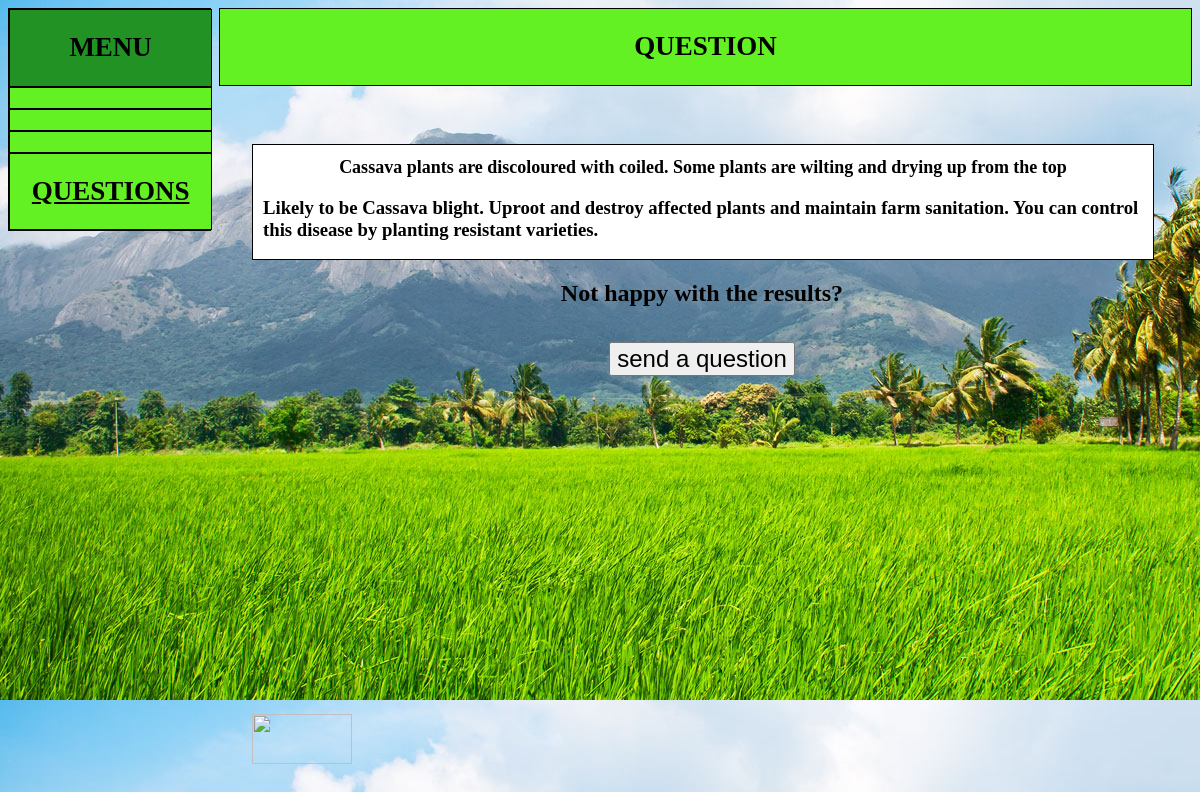
The app's page /sub4.php?id=13 with its own data.
### tables this page shows
CREATE TABLE `levelitem` (
  `id` smallint(6) DEFAULT NULL,
  `parentId` smallint(6) DEFAULT NULL,
  `choiceText` text,
  `answerText` text,
  `nextLevelQues` tinyint(4) DEFAULT NULL
);

### sub4.php (the view, shortened to what this page needs)
<?php
include('include/config.php');
$id=$_GET['id'];
 $sql = "SELECT * from levelitem where	id='$id'";
                    $query = $conn->query($sql);
                    $row = $query->fetch_assoc();
$ans=$row['answerText'];
$qus=$row['choiceText'];
?>
<!doctype html>
<html>
<head>
<link href="css/style.css" rel="stylesheet">
</head>
<body>
<div class="wrapper">
	<div class="s_menu b">
		<div class="men b">
		<h2>MENU</h2>
		</div>
	<div class="m1 b">
		</div>
		<div class="m1 b">
		</div>
		<div class="m1 b">
		</div>
		<div class="m1 active b">
		<h2>Questions</h2>
		</div>
	</div>
	<div class="head1 b" align="center"><h2>Question</h2></div>
	<div class="main-content">
		<div class="content">
		<div class="qus">
		<h1 align="center"><?php echo $qus; ?></h1>
		<h3><?php echo $ans; ?></h3>
			</div>
            <h2 align="center">Not happy with the results?
            </h2>
            <center><button style="width: auto; font-size: x-large" ><a href="qus1.php">send a question</a></button></center>
		</div>
		<div class="back-b">
            <a href="sub3.php?id=<?php echo $_SESSION['id3']; ?>"><img src="img/arrow.png" height="50px" width="100px"></a>
		</div>
	</div>
</div>
</body>
</html>

### css/style.css (style rules this page uses)
body { background-image: url("slider1.png") ; -webkit-background-size: inherit; -moz-background-size: inherit; -o-background-size: inherit; background-size: inherit; }
.wrapper .b { border: 1px solid black; }
.wrapper { height: 100%; width: 100%; }
.s_menu { height: 80%; width: 17%; background-color: transparent; float: left; }
.head1 { height: 10%; width: 82%; background-color:#63f123; font-size: large; float: right; }
.head1 h2 { text-transform: uppercase; }
.main-content { height: 75%; width: 75%; background-color: transparent; position: fixed; top: 15%; left: 21%; }
.content { top: 18%; height: 70%; width: 75%; position: fixed; }
.back-b { height: 15%; width: 100%; position: fixed; top: 85%; }
.s_menu .men { height: auto; width: 100%; background: #229225; text-align: center; text-transform: uppercase; color: black; font-size: large; }
.s_menu .m1 { height: 20%; width: 100%; background: #63f123; text-align: center; text-transform: uppercase; word-wrap: break-word }
.content button { margin: 15px 10px; height: 30%; width: 80%; }
.active { text-decoration: underline; font-size: large; }
center a { font-size: x-large; }
.wrapper a { text-decoration: none; color: black; }
.qus { height: auto; width: 100%; background-color: white; border: 1px solid black; }
.back-b { height: 15%; width: 100%; position: absolute; top: 99%; }
.qus h3 { padding: 0px 10px; }
h1 { font-size: 50px; }
.main-content h1 { font-size: large; }

### records on screen
levelitem: choiceText "Cassava plants are discoloured with coiled. Some plants are wilting and drying up from the top", answerText "Likely to be Cassava blight. Uproot and destroy affected plants and maintain farm sanitation. You can control this disease by planting resistant varieties."
